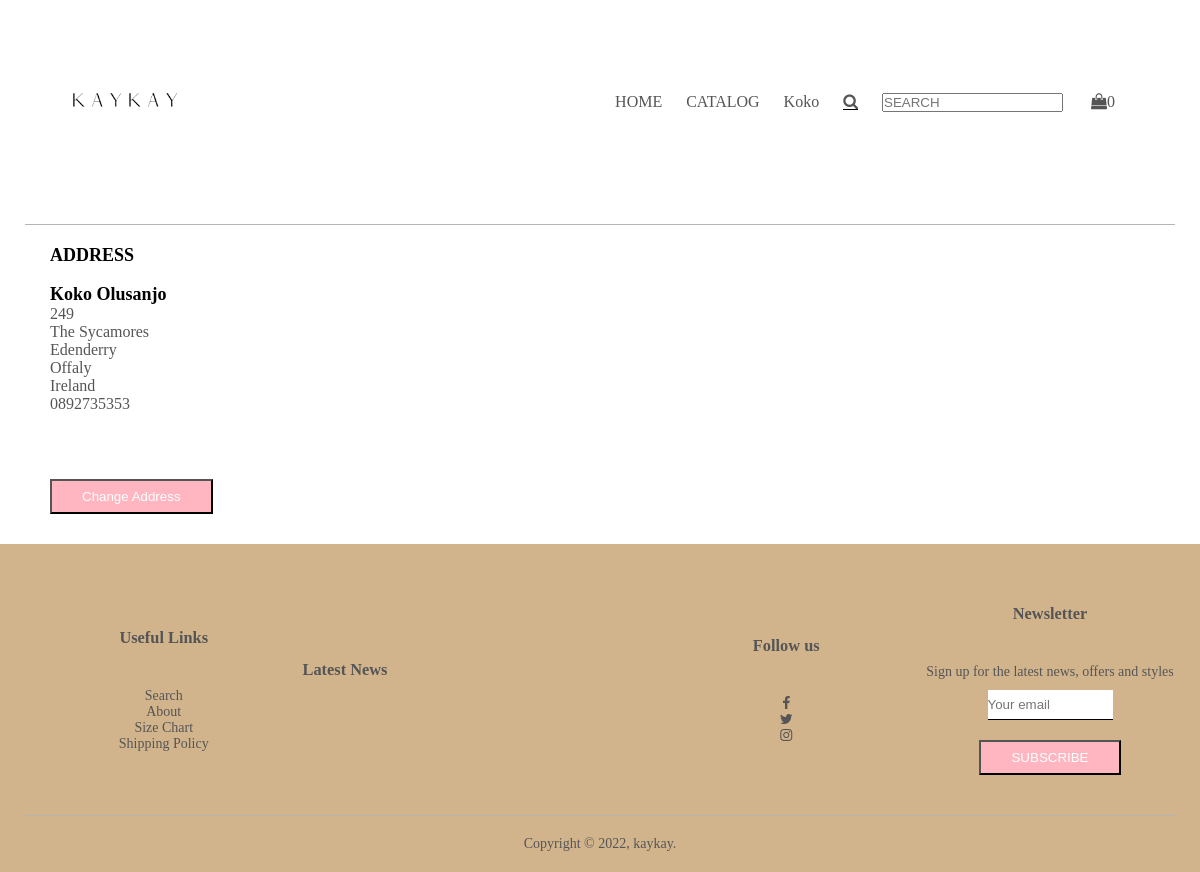
The page /address (signed in) on the database its author committed.
### tables this page shows
CREATE TABLE users
    (id INTEGER PRIMARY KEY NOT NULL,
    hash TEXT NOT NULL,
    first_name VARCHAR NOT NULL,
    last_name VARCHAR NOT NULL,
    email TEXT NOT NULL,
    created_at DATETIME DEFAULT CURRENT_TIMESTAMP,
    address_1 TEXT NOT NULL,
    address_2 TEXT NOT NULL,
    city VARCHAR NOT NULL,
    state VARCHAR NOT NULL,
    country VARCHAR NOT NULL,
    phone VARCHAR NOT NULL,
    mom_maiden_name VARCHAR NOT NULL,
    born_city VARCHAR NOT NULL);

### app.py (the view)
@app.route("/address")
def address():
    user_info = get_user()
    return render_template("address.html", user_info=user_info)

### app.py (called while the page is built)
@app.after_request
def after_request(response):
    response.headers["Cache-Control"] = "no-cache, no-store, must-revalidate"
    response.headers["Expires"] = 0
    response.headers["Pragma"] = "no-cache"
    return response

### import_functions.py (called while the page is built)
def get_user():
    user = db.execute("""SELECT *
                          FROM users
                          WHERE id = ?""",
                          session["user_id"])
    return user

### templates/address.html (shortened to what this page needs)
{% extends "layout.html" %}
{% block main %}
<div class="address-page">
    <div class="container">
        <div class="row">
                <div class="address">
                    <span> ADDRESS </span>
                    <br></br>
                    {% for user in user_info %}
                    <span> {{ user["first_name"] }} {{ user["last_name"] }}</span>
                    <p> {{ user["address_1"] }}</p>
                    <p> {{ user["address_2"] }}</p>
                    <p> {{ user["city"] }}</p>
                    <p> {{ user["state"] }}</p>
                    <p> {{ user["country"] }}</p>
                    <p> {{ user["phone"] }}</p>
                    {% endfor %}
                    <br></br>
                    <a href="/changeAddress"><button type="submit" class="btn-2">Change Address</button></a>
                </div>
            </div>
        </div>
    </div>
</div>
{% endblock %}

### templates/layout.html (shortened to what this page needs)
<!DOCTYPE html>
<html lang="en">
<head>
    <link href="/static/CSS/style.css" rel="stylesheet">
    <link href="https://stackpath.bootstrapcdn.com/font-awesome/4.7.0/css/font-awesome.min.css" rel="stylesheet">
    <link rel='stylesheet' href='https://cdnjs.cloudflare.com/ajax/libs/font-awesome/4.7.0/css/font-awesome.min.css'>
</head>
<body>
    <div class="container">
        <div class="navbar">
            <div class="logo">
                <a href="/"><img src="/static/images/kb2.PNG" width="160px"></a>
            </div>
            <nav>
                {% if session["user_id"] %}
                <ul id="MenuItems">
                    <li><a href="/">HOME</a></li>
                    <li><a href="/catalog">CATALOG</a></li>
                    <li><a href="/profile">{{ session["first_name"] }}</a></li>
                    <li><a href="/search"><i class='fa fa-search'></i></a></li>
                    <li><input autocomplete="off" autofocus placeholder="SEARCH" type="text">
                    </li>
                    <li><a href="/cart"><i class='fa fa-shopping-bag'></i>{{ session["cart"] | length }}</a><li>
                </ul>
                {% endif %}
            </nav>
        </div>
        <hr>
        <main class="container-fluid py-5 text-center">
            {% block main %}{% endblock %}
    <div class="footer">
        <div class="container">
            <div class="row">
                <div class="footer-col-1">
                    <h3>Useful Links</h3>
                    <ul>
                        <li><a href="/search">Search</a></li>
                        <li><a href="/about_us">About</a></li>
                        <li>Size Chart</li>
                        <li>Shipping Policy</li>
                    </ul>
                </div>
                <div class="footer-col-2">
                    <h3>Latest News</h3>
                </div>
                <div class="footer-col-3">
                    <h3>Follow us</h3>
                    <ul>
                        <li><a href=""><i class='fa fa-facebook'></i></a></li>
                        <li><a href=""><i class='fa fa-twitter'></i></a></li>
                        <li><a href=""><i class='fa fa-instagram'></i></a></li>
                    </ul>
                </div>
                <div class="footer-col-4">
                    <h3>Newsletter</h3>
                    <p> Sign up for the latest news, offers
                        and styles</p>
                    <form action="/subscribe" method="post">
                        <div class="mb-3">
                            <input autocomplete="off" autofocus class="form-control mx-auto w-auto" id="email" name="email" placeholder="Your email" type="text" required>
                        </div>
                        <div>
                        <button class="btn2" type="submit">SUBSCRIBE</button>
                        </div>
                    </form>
                </div>
            </div>
            <hr>
            <p class="copyright">Copyright © 2022, kaykay.</p>
        </div>
    </div>
</body>
</html>

### static/CSS/style.css (style rules this page uses)
* { margin: 0; padding: 0; box-sizing: border-box; }
.navbar { display: flex; align-items: center; padding: 20px; }
.fa.fa-search { border-bottom: 1px solid black; }
nav { flex: 1; text-align: right; }
nav ul { display: inline-block; list-style-type: none; }
nav li { display: inline-block; margin-right: 20px; -webkit-transition: color 2s; transition: color 2s; }
a { text-decoration: none; color: #555; }
p { color: #555; }
.container { max-width: 1300px; margin: auto; padding-left: 25px; padding-right: 25px; }
.container hr { border: none; background: #b5b5b5; height: 1px; margin: 20px 0; }
.row { display: flex; align-items: center; flex-wrap: wrap; justify-content: space-around; }
.btn-2 { display: inline-block; background: lightpink; color: white; padding: 8px 30px; margin: 30px 0; flex-wrap: wrap; transition: 0.5; }
.footer { background: tan; color: #555; font-size: 14px; padding: 60px 0 20px; }
.footer p { color: #555; }
.footer h3 { margin-bottom: 40px; }
.footer-col-1, .footer-col-2, .footer-col-3, .footer-col-4 { min-width: 250px; margin-bottom: 20px; }
.footer-col-2 { flex-basis: 30% }
.footer-col-4 { flex: 1; text-align: center; }
.footer-col-1, .footer-col-3 { flex: 1; flex-basis: 12%; text-align: center; }
ul { list-style-type: none; }
.btn2 { display: inline-block; background: lightpink; color: white; padding: 8px 30px; flex-wrap: wrap; margin-top: 10px; }
.copyright { text-align: center; }
form input { width:50%; height:30px; margin: 10px 0; border: none; border-bottom: 1px solid black; }
.address { width: 100%; float: left; }
.address span { font-weight: bolder; font-size: large; }

### rows shown on the page
users: first_name "Koko", last_name "Olusanjo", address_1 "249", address_2 "The Sycamores", city "Edenderry", state "Offaly", country "Ireland", phone "0892735353"

### other values the page prints
{{ session["cart"] | length }} "0"
